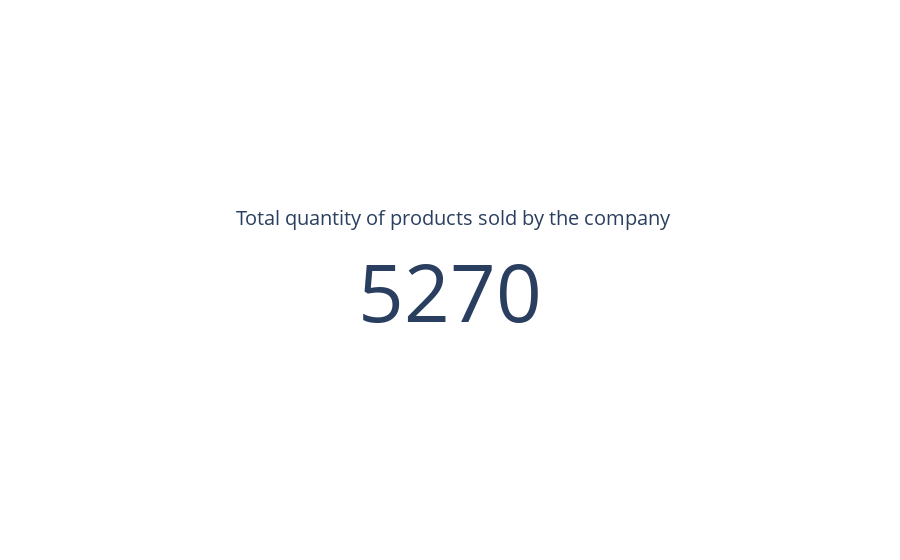

The code cell stored with this chart in its notebook:
### Code cell
fig = go.Figure()
fig.add_trace(go.Indicator(mode='number', value=total_quantity, title={"text":" Total quantity of products sold by the company"},
                          domain={"row":0, "column":0}))

### Figure 1 — Plotly figure (JSON) as saved in the notebook; plotly's stock layout.template omitted (floating-point values rounded to 4 significant figures)
{"data": [{"domain": {"column": 0, "row": 0}, "mode": "number", "title": {"text": " Total quantity of products sold by the company"}, "type": "indicator", "value": 5270}], "layout": {}}
